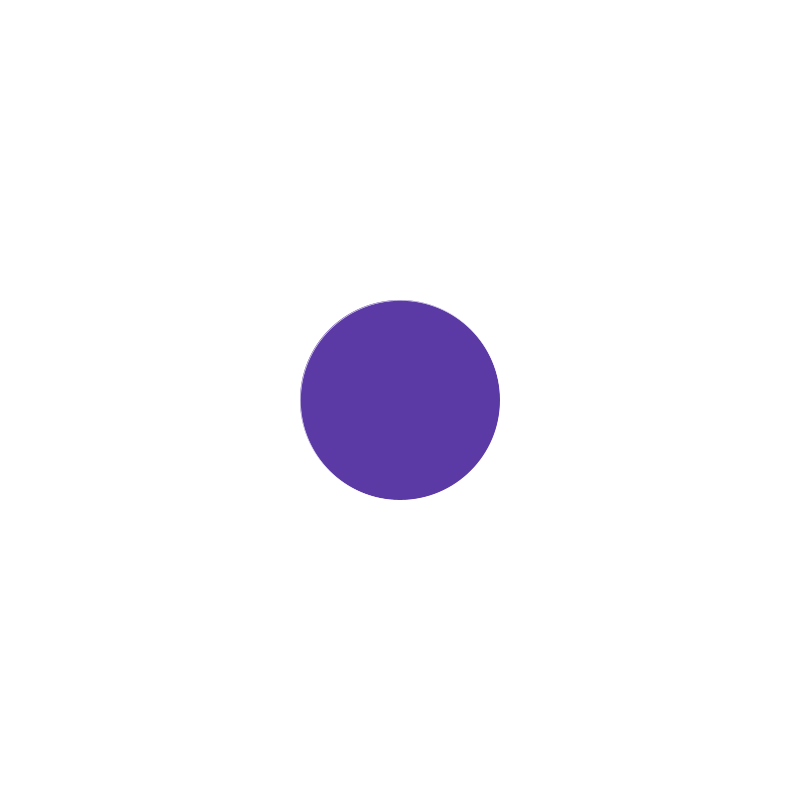
Frame 1 (no input)
Frame 60 (the mouse pressed at the canvas centre just before this capture): identical to frame 1, image omitted
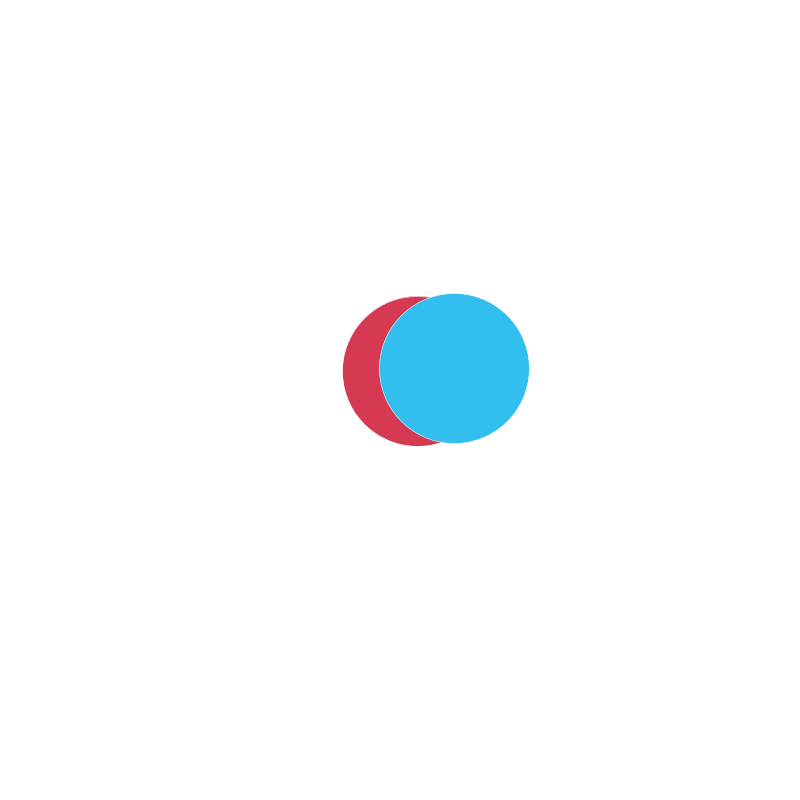
Frame 120 (the mouse held since frame 60 and released just before this capture)

The Processing sketch that drew these frames (run headless with seeded random() and noise(); from frame 60 on, the mouse is pressed at the canvas centre):

// Processing sketch: processing_120580
// ── processing_120580.pde

ArrayList<Block> blocks;
Color colors; 
Generate generate;

float friction = .95;
float blockMovement = 20;
float minMovement = 2;
int blockNumber;

boolean mouseBoolean = false;

//if(sq(bDX) + sq(bDY) > sq(minMovement)) 



void setup() {
  size(800, 800);
  frameRate(30);
  ellipseMode(CENTER);
  strokeWeight(.5);
  stroke(#FFFFFF);
  restart();
}

void restart() {
  blocks = new ArrayList<Block>();
  colors = new Color();
  generate = new Generate();
  blockNumber = -1;
  blocks.add(new Block(width/2, height/2, 0, 0, 200, colors.purple));
}

void draw() {
  generate.drawBackground();
  generate.generateBlocks();
  
}

void mousePressed() {
  mouseBoolean = true;
}


void keyPressed() {
  if(key == ' ') {
    restart();
  }
}
class Block {
  float bX;
  float bY;
  float bDX;
  float bDY;
  float size;
  color Color; 
  int Num;
  int frame;
  boolean active;
  
  Block(float X, float Y, float DX, float DY, float S, color C) {
    //they absorb each others sizes 
    size = S;
    bX = X;
    bY = Y;
    bDX = DX;
    bDY = DY;
    Color = C; 
    blockNumber++;
    Num = blockNumber;
    frame = 100;
    active = true;
  }
  
  void mouseOver() {
    if(dist(bX, bY, mouseX, mouseY) < size/2) {
      if(mouseBoolean) {
        generate.newBlocks(bX, bY, size, Color);
        active = false;
        //blocks.remove(this);
        mouseBoolean = false;
      }
    }
  }
  
  void checkCollision() {
    
    if(frame < 0) {
      int i = 0;
      boolean collided = false;
      while(i < blocks.size() && collided == false) { //(int i = 0; i < blocks.size(); i++) {
        Block block = blocks.get(i);
        if(dist(bX, bY, block.bX, block.bY) < 10 && block != this) {
          if(block.active && block.frame < 0) {
            print("collide, ");
            float tempDX = bDX - block.bDX; //it makes it go faster, which isn't what you want
            float tempDY = bDY - block.bDY;
            float tempSize = size + block.size;
            generate.absorbBlocks(Num, block.Num, bX, bY, tempDX, tempDY, tempSize, Color, block.Color);
            active = false;
            block.active = false;
            collided = true;
          }
        }
        i++;
      }
    }
    
  }
  
  void modifyPosition() {
    //the problem with friction is that if you have a minimum speed for both x and y, then objects will tend to travel at 45 degrees no matter what
    //maybe once one variable reaches that minimum speed the other doesn't change? the problem is that what if it begins almost horizontal or vertical?
    
    bX += bDX;
    bY += bDY;
    if(bX >= width + size/2) bX = -size/2;
    else if(bX <= -size/2) bX = width + size/2;
    if(bY >= height + size/2) bY = -size/2;
    else if(bY <= -size/2) bY = height + size/2;
  }
  
  void drawBlock() {
    fill(Color);
    ellipse(bX, bY, size, size);
  }
  
  
  
}
class Color {
  color bg = #FFFFFF;
  color red = #d63952;
  color yellow = #ffff7b;
  color blue = #32beef;
  color orange = #ed6352;
  color purple = #5b3aa5;
  color green = #4aad42;
  
  /*
  color[] productArray = {red, yellow, blue, orange, purple, green};
  color[][] elementArray = {{purple, orange},{orange, green},{green, purple},{red, yellow},{red, blue},{yellow,blue}};
  
  when two colors collide, how does it check if they form something new? maybe it searches
  an array for the first component, once it finds it, it checks a 2d branch array for its
  combinations, and then once it finds the branch it makes the product in a third 2d array
  
  product should probably be the 1d array, and the element arrays 2d 
  
  */
  color[] mainElementArray = {red, yellow, blue, orange, purple, green};
  color[][] subElementArray = {{yellow, blue}, {red, blue}, {red, yellow}, {green, purple}, {green, orange}, {orange, purple}};
  color[][] productArray = {{orange, purple}, {orange, green}, {purple, green}, {yellow, red}, {blue, red}, {yellow, blue}};
  
  
  Color() {
    
  }
}
class Generate {


  Generate() {
  }
  
  void drawBackground() {
    background(colors.bg);
  }
  
  void generateBlocks() {
    for (int i = 0; i < blocks.size(); i++) {
      Block block = blocks.get(i);
      if(block.active) {
        block.frame -= 1;
        block.mouseOver();
        block.checkCollision();
        block.modifyPosition();
        block.drawBlock();
      }
    }
  }
  
  void newBlocks(float X, float Y, float S, color C) {
    println("new" + C);
    int i = 0;
    int j = 0; 
    color new1 = colors.green;
    color new2 = colors.green; 
    float DXmax = 5;
    float DYmax = 5;
    float tempDX;
    float tempDY;
    boolean match = false;
    while(match == false && i < colors.productArray.length) {
      for(j = 0; j < colors.productArray[i].length;j++) {
        if(colors.productArray[i][j] == C) {
          new1 = colors.mainElementArray[i];
          new2 = colors.subElementArray[i][j];
          match = true;
        }
        //print("j:"+j+" ");
      } 
      i++;
      //print("i:"+i+" ");
    }
    //dx and dy
    //maybe just use random variables for now, replace later with deltas based on size(?)     
    tempDX = random(-DXmax, DXmax) * (40/S);
    tempDY = random(-DYmax, DYmax) * (40/S);
    blocks.add(new Block(X, Y, tempDX, tempDY, S*3/4, new1));
    tempDX = random(-DXmax, DXmax) * (40/S);
    tempDY = random(-DYmax, DYmax) * (40/S);
    blocks.add(new Block(X, Y, tempDX, tempDY, S*3/4, new2));
    
  }
  void absorbBlocks(int N1, int N2, float X, float Y, float DX, float DY, float S, color C1, color C2) {
    println("absorb " + N1 + " " + N2);
    int i = 0;
    int j = 0; 
    color tempProduct = colors.green;
    boolean match = false;
    
    while(match == false && i < colors.mainElementArray.length) {
      if(colors.mainElementArray[i] == C1) {
        for(j = 0; j < colors.subElementArray[i].length; j++) {
          if(colors.subElementArray[i][j] == C2) {
            tempProduct = colors.productArray[i][j];
          }
        }
      }
      i++;
    }
    
    blocks.add(new Block(X, Y, DX, DY, S, tempProduct));
    //blockNumber -= 2;
  }
  
}
